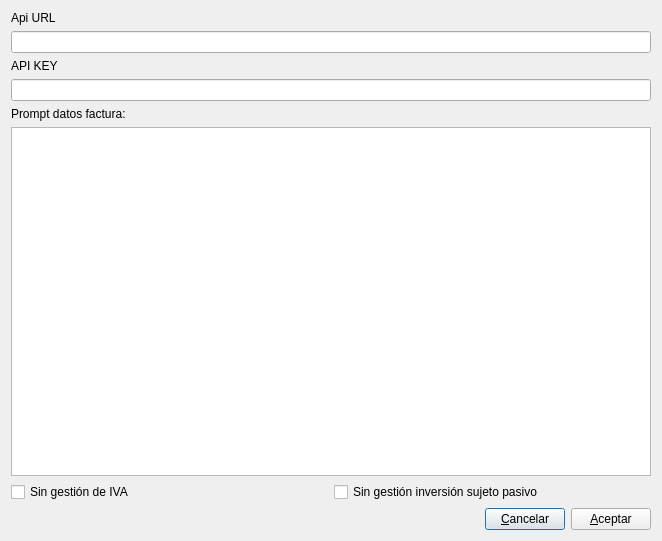
<?xml version="1.0" encoding="UTF-8"?>
<ui version="4.0">
 <class>Configuracion_IA</class>
 <widget class="QDialog" name="Configuracion_IA">
  <property name="geometry">
   <rect>
    <x>0</x>
    <y>0</y>
    <width>662</width>
    <height>541</height>
   </rect>
  </property>
  <property name="windowTitle">
   <string>CONFIGURACIÓN IA</string>
  </property>
  <layout class="QVBoxLayout" name="verticalLayout_4">
   <item>
    <layout class="QVBoxLayout" name="verticalLayout">
     <item>
      <widget class="QLabel" name="label">
       <property name="text">
        <string>Api URL</string>
       </property>
      </widget>
     </item>
     <item>
      <widget class="QLineEdit" name="api_url_lineEdit"/>
     </item>
    </layout>
   </item>
   <item>
    <layout class="QVBoxLayout" name="verticalLayout_2">
     <item>
      <widget class="QLabel" name="label_2">
       <property name="text">
        <string>API KEY</string>
       </property>
      </widget>
     </item>
     <item>
      <widget class="QLineEdit" name="api_key_lineEdit"/>
     </item>
    </layout>
   </item>
   <item>
    <layout class="QVBoxLayout" name="verticalLayout_3">
     <item>
      <widget class="QLabel" name="label_3">
       <property name="text">
        <string>Prompt datos factura:</string>
       </property>
      </widget>
     </item>
     <item>
      <widget class="QPlainTextEdit" name="plainTextEdit"/>
     </item>
    </layout>
   </item>
   <item>
    <layout class="QHBoxLayout" name="horizontalLayout_2">
     <item>
      <widget class="QCheckBox" name="no_iva_checkBox">
       <property name="text">
        <string>Sin gestión de IVA</string>
       </property>
      </widget>
     </item>
     <item>
      <widget class="QCheckBox" name="no_isp_checkBox">
       <property name="text">
        <string>Sin gestión inversión sujeto pasivo</string>
       </property>
      </widget>
     </item>
    </layout>
   </item>
   <item>
    <layout class="QHBoxLayout" name="horizontalLayout">
     <item>
      <spacer name="horizontalSpacer">
       <property name="orientation">
        <enum>Qt::Orientation::Horizontal</enum>
       </property>
       <property name="sizeHint" stdset="0">
        <size>
         <width>40</width>
         <height>20</height>
        </size>
       </property>
      </spacer>
     </item>
     <item>
      <widget class="QPushButton" name="pushButton_2">
       <property name="text">
        <string>&amp;Cancelar</string>
       </property>
       <property name="icon">
        <iconset resource="keme.qrc">
         <normaloff>:/iconos/graf/borrar.png</normaloff>:/iconos/graf/borrar.png</iconset>
       </property>
      </widget>
     </item>
     <item>
      <widget class="QPushButton" name="pushButton">
       <property name="text">
        <string>&amp;Aceptar</string>
       </property>
       <property name="icon">
        <iconset resource="keme.qrc">
         <normaloff>:/iconos/graf/check2.png</normaloff>:/iconos/graf/check2.png</iconset>
       </property>
      </widget>
     </item>
    </layout>
   </item>
  </layout>
 </widget>
 <resources>
  <include location="keme.qrc"/>
 </resources>
 <connections>
  <connection>
   <sender>pushButton_2</sender>
   <signal>clicked()</signal>
   <receiver>Configuracion_IA</receiver>
   <slot>reject()</slot>
   <hints>
    <hint type="sourcelabel">
     <x>517</x>
     <y>515</y>
    </hint>
    <hint type="destinationlabel">
     <x>412</x>
     <y>506</y>
    </hint>
   </hints>
  </connection>
 </connections>
</ui>
